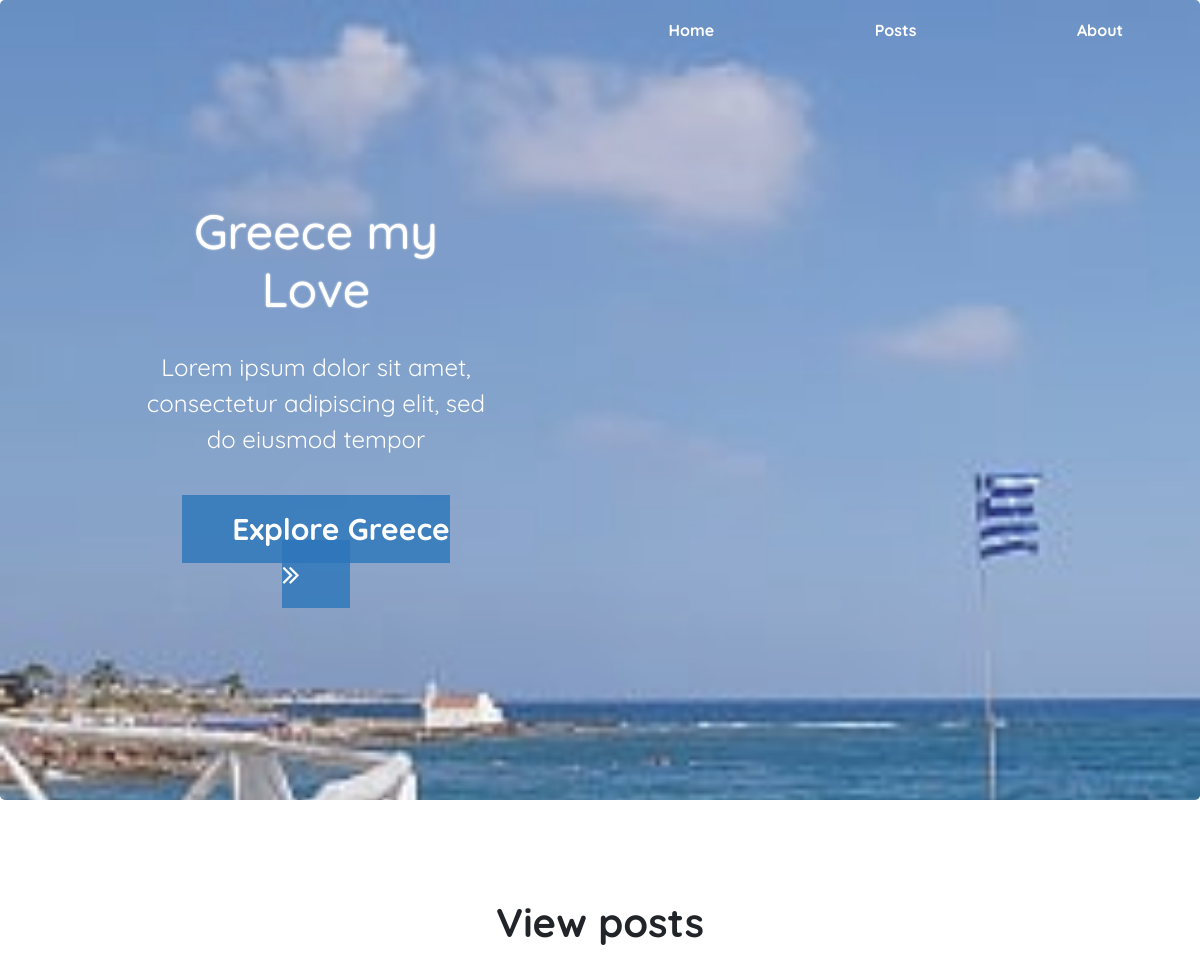
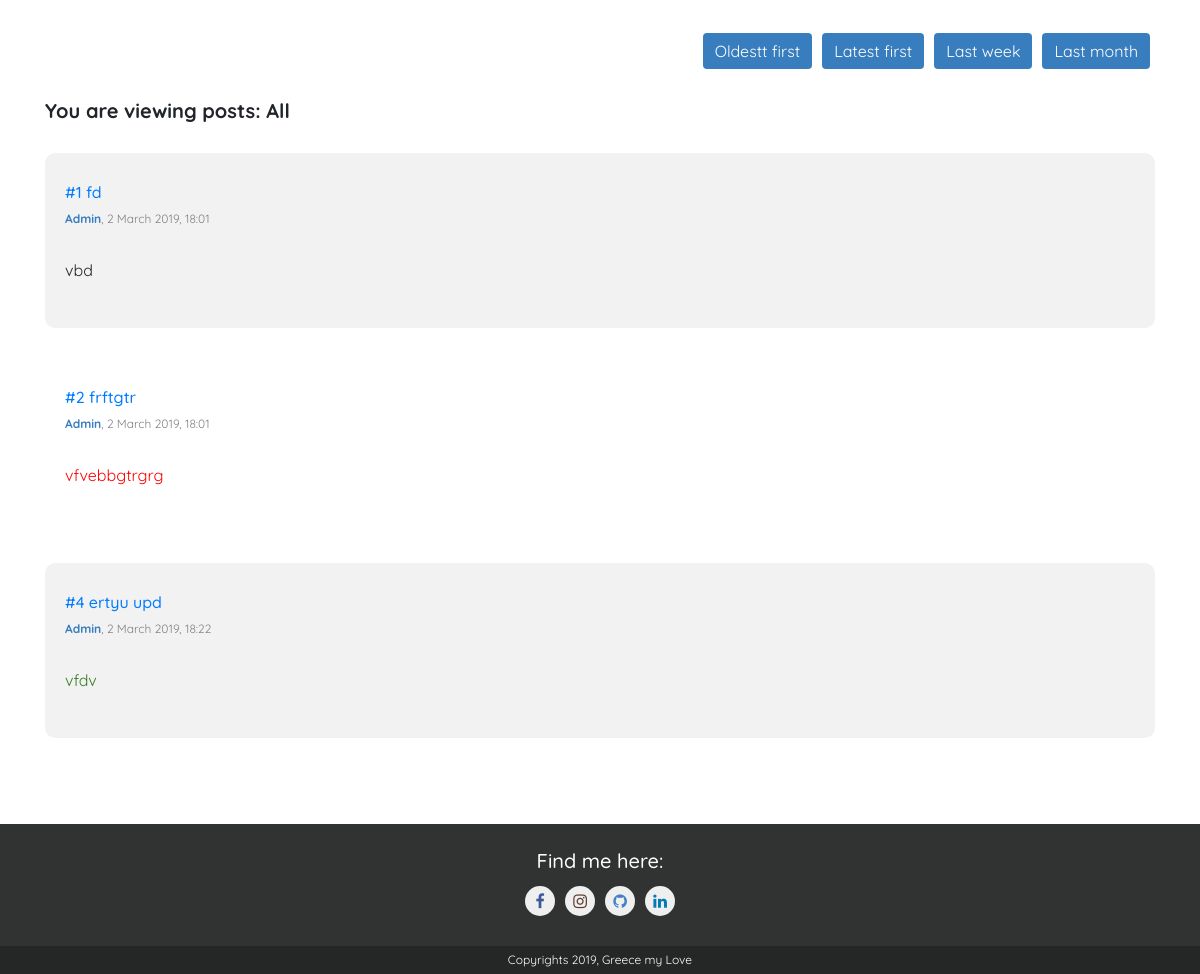
/view, run on the app's committed database (2 pictures, top to bottom).
### models.py (models this page shows, shortened)
class Post(db.Model):
    __tablename__ = 'post'
    id = Column(Integer, autoincrement=True, primary_key=True)
    author = Column(String, default="admin")
    title = Column(String, default="")
    content = Column(String, default="")
    creation_date = Column(DateTime, default=datetime.datetime.now)
    last_modified_date = Column(DateTime, default=datetime.datetime.now)
    isAccepted = Column(Boolean, default=False)

### views.py (the view)
@app.route('/view')
def render_view_posts():
    posts = Post.query.all()
    return render_template('viewposts.html', posts=posts, current_option='All')

### views.py (called while the page is built)
@app.context_processor
def override_url_for():
    return dict(url_for=dated_url_for)

def dated_url_for(endpoint, **values):
    if endpoint == 'static':
        filename = values.get('filename', None)
        if filename:
            file_path = os.path.join(app.root_path,
                                 endpoint, filename)
            values['q'] = int(os.stat(file_path).st_mtime)
    return url_for(endpoint, **values)

### templates/viewposts.html (shortened to what this page needs)
{% extends "start.html" %}
{% block content %}
		<section class="section-style">
			<h1 class="h-style"> View posts </h1>
			<div class="sort-options">
				<a class="btn btn-info form-btn" href="/view/oldestfirst" name="oldestfirst"> Oldestt first </a>
				<a class="btn btn-info form-btn" href="/view/newestfirst" name="newestfirst"> Latest first </a>
				<a class="btn btn-info form-btn" href="/view/lastweek" name="lastweek"> Last week</a>
				<a class="btn btn-info form-btn" href="/view/lastmonth" name="lastmonth"> Last month </a>
			</div>
			{% if posts %}
			<h5 class="comments-h vieving-posts">You are viewing posts: {{ current_option }} </h5>
			<div class="view-posts">
					{% if posts %}
						{% for post in posts %}
						<div class="view_post">
							<h6> <a href="/view/post/{{ post.id }}">#{{ post.id }} {{ post.title }} </a></h6>
							<p class="p-style comment-p credentials"><span class="author"> {{ post.author }}</span>, {{ '{} {} {}, {}:{}'.format(post.creation_date.day, post.creation_date.strftime('%B'), post.creation_date.year, post.creation_date.hour, post.creation_date.strftime('%M')) }}</p>
							{% if post.content | length >= 300 %}
							<p class="p-content">{{ post.content | safe | truncate(300) }}<span class="readmore"><a class="readmorebtn" href="/view/post/{{ post.id }}">Read more </a></span> </p>
							{% else %}
							<p class="p-content">{{ post.content | safe }} </p>
							{% endif %}
						</div>
						{% endfor %}
					{% else %}
					<h6> No posts available </h6>
					{% endif %}
			</div>
			{% endif %}
		</section>
{% endblock %}

### templates/start.html (shortened to what this page needs)
<!DOCTYPE html>
<html lang='en'>
<head>
    {% block bootstrap %}
    <link rel="stylesheet" type="text/css" href="https://stackpath.bootstrapcdn.com/bootstrap/4.3.1/css/bootstrap.min.css">
    {% endblock %}
	<link rel="stylesheet" type="text/css" href="//maxcdn.bootstrapcdn.com/font-awesome/4.7.0/css/font-awesome.min.css">
    <link rel="stylesheet" type="text/css"href="{{ url_for('static', filename='css/styles.css') }}">
</head>
<body>
	<nav>
		<div>
			<ul>
				<a href="/"><li> Home </li></a>
				<li><a href="/add-post#add-post"> Posts </a>
				</li>
				<a href="#footer"><li> About </li></a>
			</ul>
		</div>
	</nav>
	<section>
		<div class="jumbotron">
			<div class="small-jumb">
				<h1> Greece my Love </h1>
				<p> Lorem ipsum dolor sit amet, consectetur adipiscing elit, sed do eiusmod tempor </p>
				<a href="#home" class="explore-btn"> Explore Greece <i class="fa fa-angle-double-right"></i></a>
			</div>
		</div>
    </section>
	<div class="page-content container" id="home">
    {% block content %}{% endblock %}
	</div>
	<footer id="footer">
		<div class="container-fluid">
			<div class="row">
				<div class="col-12 col-m-12 col-s-12 footer">
					<h5> Find me here: </h5>
					<div class="col-12 social">
                        <a href="https://www.facebook.com/asia.paliwoda" target="_blank" title="Facebook"><button class="icon-btn facebook-btn"><i class="fa fa-facebook"></i></button></a>
                        <a href="https://www.instagram.com/asia_paliwoda/" target="_blank" title="Instagram"><button class="icon-btn instagram-btn"><i class="fa fa-instagram"></i></button></a>
                        <a href="https://github.com/asia111307" target="_blank" title="GitHub"><button class="icon-btn github-btn"><i class="fa fa-github"></i></button></a>
                        <a href="https://www.linkedin.com/in/joanna-paliwoda-04644a153/" target="_blank" title="LinkedIn"><button class="icon-btn linkedin-btn"><i class="fa fa-linkedin"></i></button></a>
					</div>
				</div>
			</div>
		</div>
		<div class="col-12 copyright">
            <div class="row"
			    <p> Copyrights 2019, Greece my Love </p>
            </div>
		</div>
	</footer>
</body>
</html>

### static/css/styles.css (style rules this page uses)
body { font-family: "Quicksand", sans-serif; margin: 0; background: #ffffff; }
* { box-sizing: border-box; }
a:link, a:visited, a:active, a:hover, a:focus { text-decoration: none; }
.p-style { font-size: 16px; color: grey; text-align: justify; }
.h-style { text-align: center; font-size: 40px; font-weight: bold; margin: 10px 0; }
.section-style { min-height: 100vh; padding: 5% 0; }
nav { text-align: center; position: fixed; width: 100%; z-index: 1; margin: 0; }
nav ul { list-style-type: none; padding: 0; margin: 0; float: right; }
nav li { display: inline-block; line-height: 60px; height: 60px; width: 200px; transition: 0.2s; font-weight: bold; font-size: 16px; }
nav a { color: white; text-decoration: none; padding: 0; }
.jumbotron { width: 100%; height: 100vh; opacity: 0.85; text-align: center; background-image: url("../images/gr.jpg"); background-size: cover; background-attachment: fixed; display: flex; align-items: center; }
.jumbotron .small-jumb { width: 40%; text-align: center; color: white; padding: 5%; margin-left: 5%; }
.jumbotron .small-jumb h1 { font-size: 48px; text-shadow: 0 0 2px; }
.jumbotron .small-jumb p { font-size: 24px; font-weight: normal; margin-top: 30px; padding-bottom: 10%; }
.jumbotron .small-jumb .explore-btn { font-size: 30px; font-weight: bold; color: white; transition: 0.8s; cursor: pointer; border: none; background-color: rgba(7, 94, 175, 0.8); background-position: 100% 0; background-size: 300%; background-image: linear-gradient(45deg, #FAF5F0 50%, transparent 50%); padding: 15px 50px; margin-top: 5%; }
.vieving-posts, .view_post { margin: 30px 0; }
.view_post { padding: 30px 20px; border-radius: 10px; }
.view_post .p-content { margin: 30px 0 0 0; }
.sort-options { display: flex; justify-content: flex-end; }
.sort-options a, .post-actions a { margin: 0 5px; }
.form-btn { transition: 0.8s; border: none; background-color: rgba(7, 94, 175, 0.8); background-position: 100% 0; background-size: 300%; background-image: linear-gradient(45deg, #FAF5F0 50%, transparent 50%); }
#home { display: block; }
.comments-h { margin-bottom: 2%; font-weight: bold; }
.comment-p { margin-bottom: 0; }
.credentials, .arrow-icon-fa { font-size: 12px; }
.author, .arrow-icon-fa { color: rgba(7, 94, 175, 0.8); font-weight: bold; }
.form-horizontal, .sort-options { margin-top: 60px; }
footer { background-color: #313332; color: white; text-align: center; }
footer .footer { padding: 25px 0; }
footer .copyright { text-align: center; font-size: 12px; background-color: #252726; padding: 5px 0; }
.social, .copyright { display: flex; align-items: center; justify-content: center; }
.icon-btn { height: 30px; width: 30px; border: 0; color: white; border-radius: 50%; margin: 5px; cursor: pointer; font-size: 16px; line-height: 16px; }
.facebook-btn { color: #3B5998; }
.instagram-btn { color: #5C3D2E; }
.github-btn { color: #4183C4; }
.linkedin-btn { color: #007BB6; }

### data on the page
Post: id "1", title "fd", author "Admin", creation_date "2 March 2019, 18:01", content "vbd"
Post: id "2", title "frftgtr", author "Admin", creation_date "2 March 2019, 18:01", content "vfvebbgtrgrg"
Post: id "4", title "ertyu upd", author "Admin", creation_date "2 March 2019, 18:22", content "vfdv"

### other printed values
{{ current_option }} "All"
